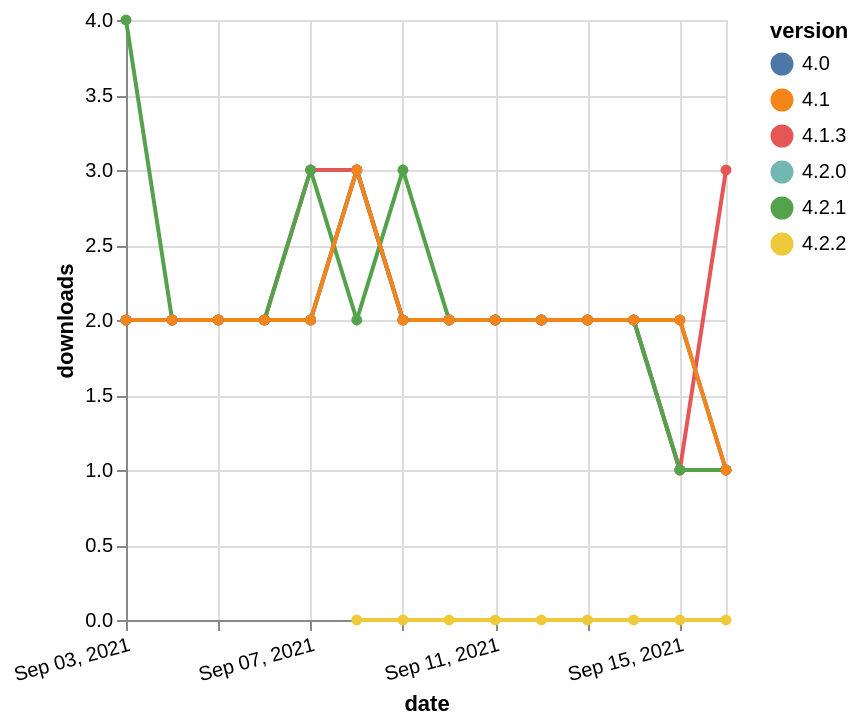

The specification (Vega-Lite) saved for this image:
### Vega-Lite specification from a JSON file in a GitHub repository (floating-point values rounded to 4 significant figures)
{"$schema": "https://vega.github.io/schema/vega-lite/v5.json", "description": "A simple bar chart with embedded data.", "data": {"values": [{"date": "2021-09-08", "total": 7, "delta": 0, "version": "4.2.2"}, {"date": "2021-09-09", "total": 11, "delta": 0, "version": "4.2.2"}, {"date": "2021-09-10", "total": 13, "delta": 0, "version": "4.2.2"}, {"date": "2021-09-11", "total": 15, "delta": 0, "version": "4.2.2"}, {"date": "2021-09-12", "total": 17, "delta": 0, "version": "4.2.2"}, {"date": "2021-09-13", "total": 20, "delta": 0, "version": "4.2.2"}, {"date": "2021-09-14", "total": 23, "delta": 0, "version": "4.2.2"}, {"date": "2021-09-15", "total": 25, "delta": 0, "version": "4.2.2"}, {"date": "2021-09-16", "total": 27, "delta": 0, "version": "4.2.2"}, {"date": "2021-09-03", "total": 625, "delta": 2, "version": "4.2.0"}, {"date": "2021-09-04", "total": 627, "delta": 2, "version": "4.2.0"}, {"date": "2021-09-05", "total": 629, "delta": 2, "version": "4.2.0"}, {"date": "2021-09-06", "total": 631, "delta": 2, "version": "4.2.0"}, {"date": "2021-09-07", "total": 633, "delta": 2, "version": "4.2.0"}, {"date": "2021-09-08", "total": 636, "delta": 3, "version": "4.2.0"}, {"date": "2021-09-09", "total": 638, "delta": 2, "version": "4.2.0"}, {"date": "2021-09-10", "total": 640, "delta": 2, "version": "4.2.0"}, {"date": "2021-09-11", "total": 642, "delta": 2, "version": "4.2.0"}, {"date": "2021-09-12", "total": 644, "delta": 2, "version": "4.2.0"}, {"date": "2021-09-13", "total": 646, "delta": 2, "version": "4.2.0"}, {"date": "2021-09-14", "total": 648, "delta": 2, "version": "4.2.0"}, {"date": "2021-09-15", "total": 649, "delta": 1, "version": "4.2.0"}, {"date": "2021-09-16", "total": 650, "delta": 1, "version": "4.2.0"}, {"date": "2021-09-03", "total": 1318, "delta": 2, "version": "4.1.3"}, {"date": "2021-09-04", "total": 1320, "delta": 2, "version": "4.1.3"}, {"date": "2021-09-05", "total": 1322, "delta": 2, "version": "4.1.3"}, {"date": "2021-09-06", "total": 1324, "delta": 2, "version": "4.1.3"}, {"date": "2021-09-07", "total": 1327, "delta": 3, "version": "4.1.3"}, {"date": "2021-09-08", "total": 1330, "delta": 3, "version": "4.1.3"}, {"date": "2021-09-09", "total": 1332, "delta": 2, "version": "4.1.3"}, {"date": "2021-09-10", "total": 1334, "delta": 2, "version": "4.1.3"}, {"date": "2021-09-11", "total": 1336, "delta": 2, "version": "4.1.3"}, {"date": "2021-09-12", "total": 1338, "delta": 2, "version": "4.1.3"}, {"date": "2021-09-13", "total": 1340, "delta": 2, "version": "4.1.3"}, {"date": "2021-09-14", "total": 1342, "delta": 2, "version": "4.1.3"}, {"date": "2021-09-15", "total": 1343, "delta": 1, "version": "4.1.3"}, {"date": "2021-09-16", "total": 1346, "delta": 3, "version": "4.1.3"}, {"date": "2021-09-03", "total": 207, "delta": 4, "version": "4.2.1"}, {"date": "2021-09-04", "total": 209, "delta": 2, "version": "4.2.1"}, {"date": "2021-09-05", "total": 211, "delta": 2, "version": "4.2.1"}, {"date": "2021-09-06", "total": 213, "delta": 2, "version": "4.2.1"}, {"date": "2021-09-07", "total": 216, "delta": 3, "version": "4.2.1"}, {"date": "2021-09-08", "total": 218, "delta": 2, "version": "4.2.1"}, {"date": "2021-09-09", "total": 221, "delta": 3, "version": "4.2.1"}, {"date": "2021-09-10", "total": 223, "delta": 2, "version": "4.2.1"}, {"date": "2021-09-11", "total": 225, "delta": 2, "version": "4.2.1"}, {"date": "2021-09-12", "total": 227, "delta": 2, "version": "4.2.1"}, {"date": "2021-09-13", "total": 229, "delta": 2, "version": "4.2.1"}, {"date": "2021-09-14", "total": 231, "delta": 2, "version": "4.2.1"}, {"date": "2021-09-15", "total": 232, "delta": 1, "version": "4.2.1"}, {"date": "2021-09-16", "total": 233, "delta": 1, "version": "4.2.1"}, {"date": "2021-09-03", "total": 1504, "delta": 2, "version": "4.0"}, {"date": "2021-09-04", "total": 1506, "delta": 2, "version": "4.0"}, {"date": "2021-09-05", "total": 1508, "delta": 2, "version": "4.0"}, {"date": "2021-09-06", "total": 1510, "delta": 2, "version": "4.0"}, {"date": "2021-09-07", "total": 1512, "delta": 2, "version": "4.0"}, {"date": "2021-09-08", "total": 1515, "delta": 3, "version": "4.0"}, {"date": "2021-09-09", "total": 1517, "delta": 2, "version": "4.0"}, {"date": "2021-09-10", "total": 1519, "delta": 2, "version": "4.0"}, {"date": "2021-09-11", "total": 1521, "delta": 2, "version": "4.0"}, {"date": "2021-09-12", "total": 1523, "delta": 2, "version": "4.0"}, {"date": "2021-09-13", "total": 1525, "delta": 2, "version": "4.0"}, {"date": "2021-09-14", "total": 1527, "delta": 2, "version": "4.0"}, {"date": "2021-09-15", "total": 1529, "delta": 2, "version": "4.0"}, {"date": "2021-09-16", "total": 1530, "delta": 1, "version": "4.0"}, {"date": "2021-09-03", "total": 1349, "delta": 2, "version": "4.1"}, {"date": "2021-09-04", "total": 1351, "delta": 2, "version": "4.1"}, {"date": "2021-09-05", "total": 1353, "delta": 2, "version": "4.1"}, {"date": "2021-09-06", "total": 1355, "delta": 2, "version": "4.1"}, {"date": "2021-09-07", "total": 1357, "delta": 2, "version": "4.1"}, {"date": "2021-09-08", "total": 1360, "delta": 3, "version": "4.1"}, {"date": "2021-09-09", "total": 1362, "delta": 2, "version": "4.1"}, {"date": "2021-09-10", "total": 1364, "delta": 2, "version": "4.1"}, {"date": "2021-09-11", "total": 1366, "delta": 2, "version": "4.1"}, {"date": "2021-09-12", "total": 1368, "delta": 2, "version": "4.1"}, {"date": "2021-09-13", "total": 1370, "delta": 2, "version": "4.1"}, {"date": "2021-09-14", "total": 1372, "delta": 2, "version": "4.1"}, {"date": "2021-09-15", "total": 1374, "delta": 2, "version": "4.1"}, {"date": "2021-09-16", "total": 1375, "delta": 1, "version": "4.1"}]}, "width": "container", "mark": {"type": "line", "point": {"filled": true}}, "encoding": {"x": {"field": "date", "type": "temporal", "timeUnit": "yearmonthdate", "title": "date", "axis": {"labelAngle": -15}}, "y": {"field": "delta", "type": "quantitative", "title": "downloads"}, "color": {"field": "version", "type": "nominal"}, "tooltip": {"field": "delta"}}}
